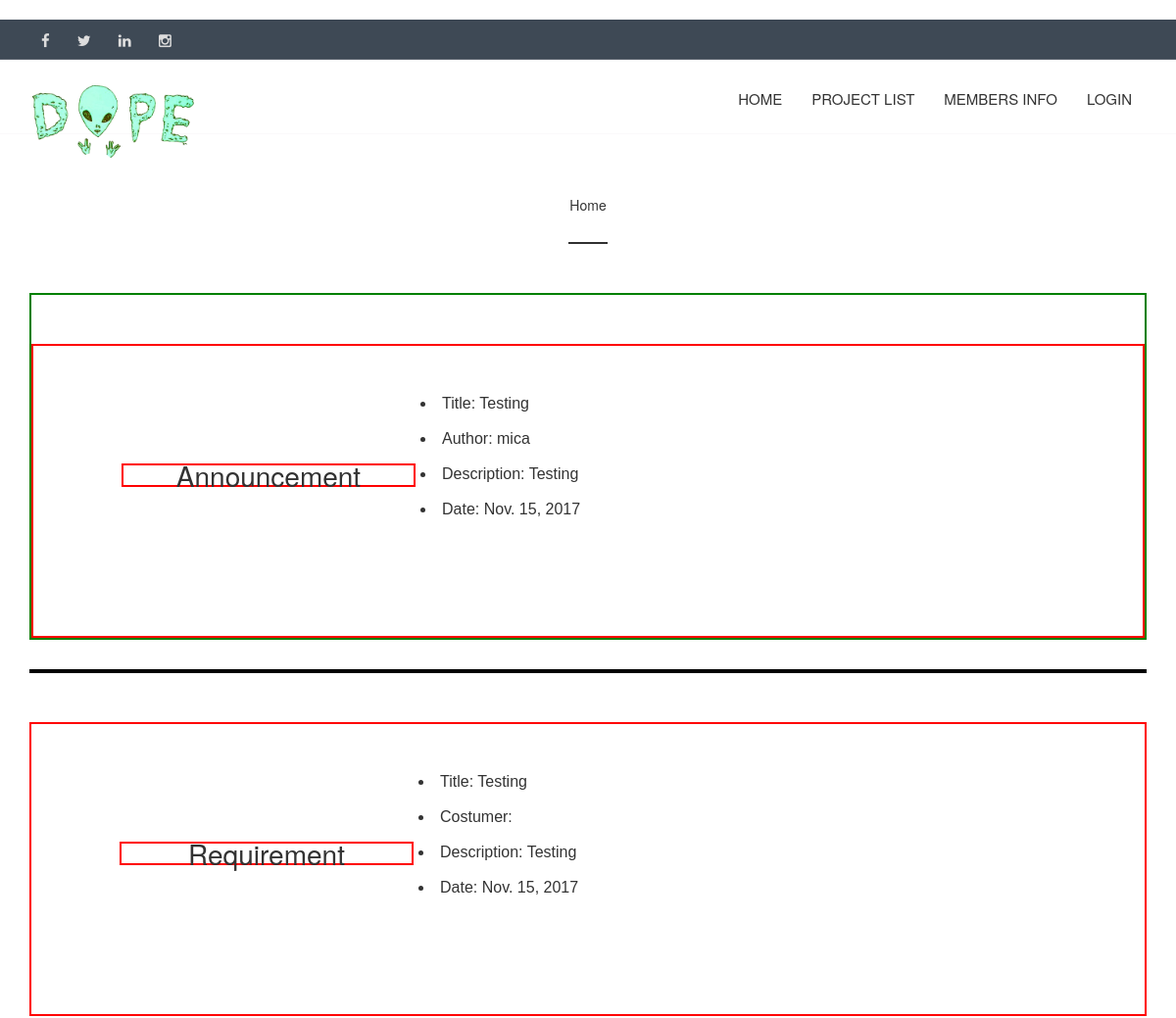
/myapp/index/ (upper part), run on an earlier commit of the app's database.
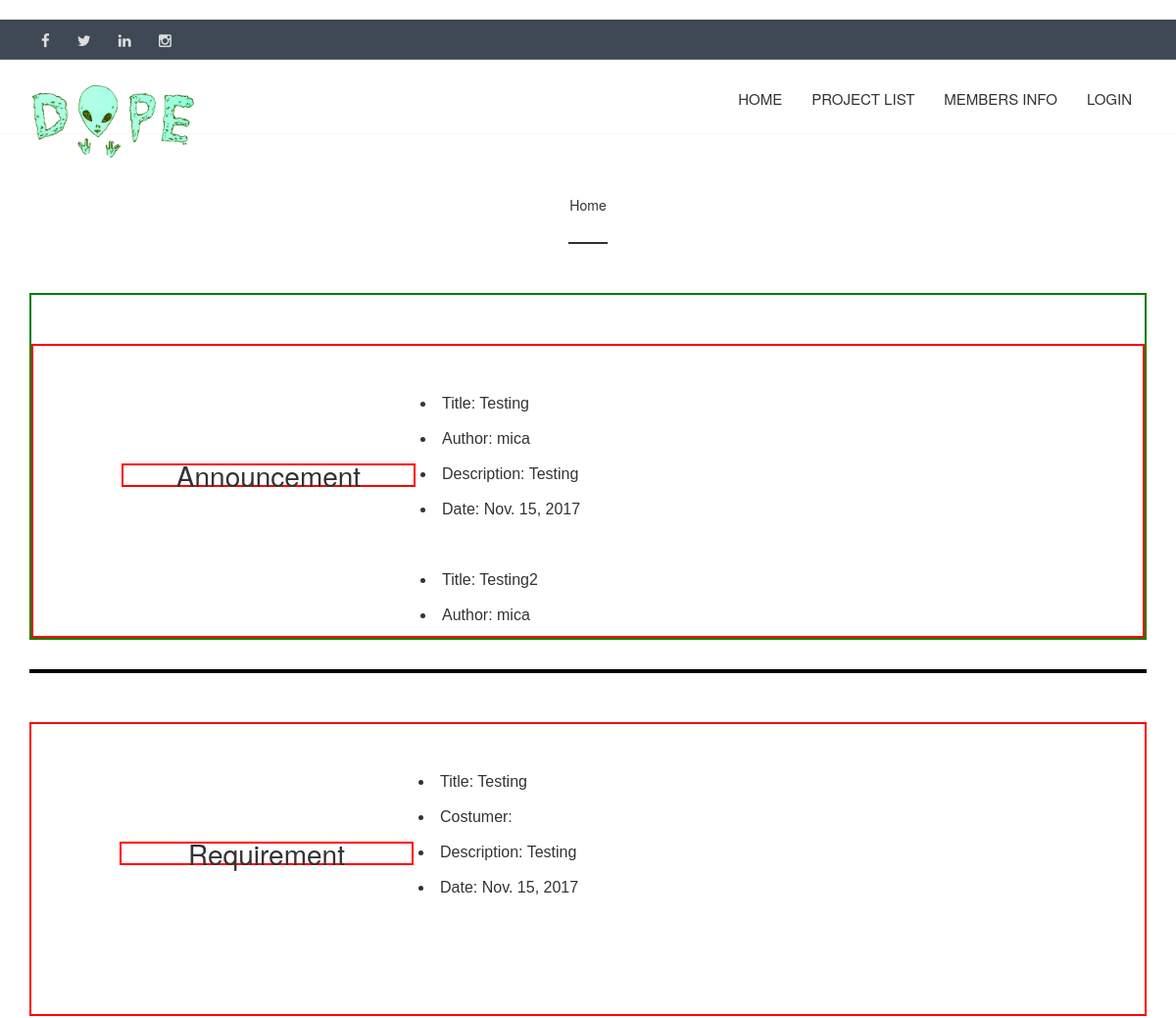
And on a later commit of the database.
### myapp/models.py (models this page shows, shortened)
class Announcement(models.Model):
    title = models.CharField(max_length=100)
    author = models.ForeignKey(User)
    description = models.CharField(max_length=100000)
    date = models.DateField()

class Requirement(models.Model):
    title = models.CharField(max_length=100)
    customer = models.CharField(max_length=100)
    description = models.CharField(max_length=100000)
    date = models.DateField()

### myapp/views.py (the view)
def IndexView(request):
    acmt_list = Announcement.objects.all().order_by('-date')
    remt_list = Requirement.objects.all().order_by('-date')
    return render(request,'management/index.html',{'acmtlist': acmt_list, 'remtlist': remt_list})

### myapp/templates/management/index.html (shortened to what this page needs)
﻿{% extends 'management/base.html' %}
{% block body_block %}
</head>
		<section class="contact_page">
			<div class="container">
				<div class="row">
					<div class="col-sm-6 col-sm-offset-3 m-t-50">
						<h1 class="underline heading">Home</h1>
					</div>
				</div>
			</div>
		</section>
		<div class="container">
			<div class="container1">
				  <div class="container1_1">
					<div class="leftcontent">Announcement</div>
                    <div class="myBox">
                    {% for obj in acmtlist %}
                        <br>
                        <li>Title: {{ obj.title }}</li>
                        <li>Author: {{ obj.author }}</li>
                        <li>Description: {{ obj.description }}</li>
                        <li>Date: {{ obj.date }}</li>
                    {% endfor %}
                    </div>
                    </div>
				</div>
				<div class="container1_2">
					<div class="leftcontent1"></div>
					<div class="rightcontent1"></div>
				</div>
				<div class="container1_1">
					<div class="leftcontent" color = 'white'>Requirement</div>
                    <div class="myBox">
                    {% for obj in remtlist %}
                        <br>
                        <li>Title: {{ obj.title }}</li>
                        <li>Costumer: {{ obj.costumer }}</li>
                        <li>Description: {{ obj.description }}</li>
                        <li>Date: {{ obj.date }}</li>
                    {% endfor %}
                    </div>
                    </div>
				</div>
{% endblock %}

### myapp/templates/management/base.html (shortened to what this page needs)
<!DOCTYPE html>
{% load staticfiles %}
<html lang="en">
<head>
    <link rel="stylesheet" href="../../static/myapp/css/bootstrap.css">
    <link rel="stylesheet" href="../../static/myapp/css/font-awesome.min.css">
    <link rel="stylesheet" href="../../static/myapp/css/custom.css">
</head>
<body>
<div class="tp-header">
    <div class="container">
        <div class="row">
            <div class="col-xs-7 col-md-6">
                <a href="#"> <i class="fa fa-facebook" aria-hidden="true"></i></a>
                <a href="#"><i class="fa fa-twitter" aria-hidden="true"></i></a>
                <a href="#"><i class="fa fa-linkedin" aria-hidden="true"></i></a>
                <a href="#"> <i class="fa fa-instagram" aria-hidden="true"></i></a>
            </div>
        </div>
    </div>
</div>
<header>
    <div class="container">
        <nav class="navbar navbar-default">
            <div class="navbar-header">
                <a class="navbar-brand" href="/myapp/index">
                    <img src="../../static/myapp/images/03.png" class="img-responsive" alt="company-logo" width="170px"
                         height="120px">
                </a>
            </div>
            <div class="collapse navbar-collapse navbar-right" id="myMegamenu">
                <ul class="nav navbar-nav">
                    {% if request.user.is_active %}
                        <li class="list2">
                            <a href="/myapp/index/" class="hvr-underline-from-center">HOME</a>
                        </li>
                    {% else %}
                        <li class="list2">
                            <a href="/myapp/#/" class="hvr-underline-from-center">HOME</a>
                        </li>
                    {% endif %}
                    <li class="list2">
                        <a href="/myapp/projects_list/" class="hvr-underline-from-center">PROJECT LIST</a>
                    </li>
                    <li class="list2">
                        <a href="/myapp/profiles/" class="hvr-underline-from-center">MEMBERS INFO</a>
                    </li>
                    {% if  request.user.is_authenticated %}
                        <li class="hbar1"><a href="/myapp/logout/">LOGOUT</a></li>
                    {% else %}
                        <li class="hbar1"><a href="/myapp/login/">LOGIN</a></li>
                    {% endif %}
                </ul>
            </div>
        </nav>
    </div>
</header>
{% block body_block %}***{% endblock %}
</body>
</html>

### myapp/static/myapp/css/custom.css (style rules this page uses)
body, div, dl, dt, dd, ul, ol, li, h1, h2, h3, h4, h5, h6, pre, code, form, fieldset, legend, input, textarea, p, blockquote, th, td { margin: 0; padding: 0; }
fieldset, img { border: 0; }
ol,ul { list-style: none; }
h1, h2, h3, h4, h5, h6 { font-size: 100%; font-weight: normal; }
article, aside, details, figcaption, figure, footer, header, hgroup, nav, section, summary { display: block; }
a { text-decoration: none; }
h2, h1 { line-height: 46px; }
.section-top-50, .m-t-50 { margin-top: 50px; }
.navbar-default .navbar-brand { padding-left: 0; }
.tp-header, header { font-size: 15px; }
header { box-shadow: 0 0 1px #dedcde; }
.tp-header { padding: 10px 0 10px 0; background-color: #3e4955; color: #ddd; outline: none; }
.tp-header i, .tp-header a { padding: 0 8px; color: #ddd; }
.tp-header a { padding: 0 4px; }
.navbar-default .navbar-nav>li>a, .navbar-default .navbar-nav>li>a:focus { color: #333; }
header, .navbar { background-color: #ffffff; border: none; }
.navbar-collapse { border-top: 0; }
.navbar-nav>li>a { padding-bottom: 25px; padding-top: 30px; }
.navbar { margin: 0; }
.hvr-underline-from-center { display: inline-block; vertical-align: middle; transform: translateZ(0); box-shadow: 0 0 1px transparent; backface-visibility: hidden; position: relative; overflow: hidden; }
.hvr-underline-from-center:before { content: ""; position: absolute; z-index: -1; left: 50%; right: 50%; bottom: 0; background: #86cb35; height: 3px; transition-property: left, right; transition-duration: 0.2s; transition-timing-function: ease-out; }
.m-t-50 { margin-top: 50px; }
.heading:after, .heading1:after { border-top: 2px solid #303030; display: block; width: 40px; content: ""; }
.heading.underline:after, .heading2.underline2:after { margin: 15px auto 0; }
.heading { text-align: center; }
.container1 { border: 2px solid green; margin-top: 50px; }
.container1_1 { border: 2px solid red; margin-top: 50px; height: 300px; }
.leftcontent { width: 300px; border:2px solid red; text-align: center; line-height: 20px; margin-top: 120px; margin-left:90px; font-size: 2em; float: left; }
.container1_2 { margin-top: 30px; }
.leftcontent1 { border: 1px solid black; }
.rightcontent1 { border: 1px solid black; }

### myapp/templates/management/index.html (style rules this page uses)
body { margin-bottom: 200%; }
.myBox { border: none; padding: 5px; font: 16px/36px sans-serif; width: 730px; height: 280px; overflow: scroll; }

What changed in the data, as far as the page shows it:
added Announcement: title "Testing2", author "mica"
